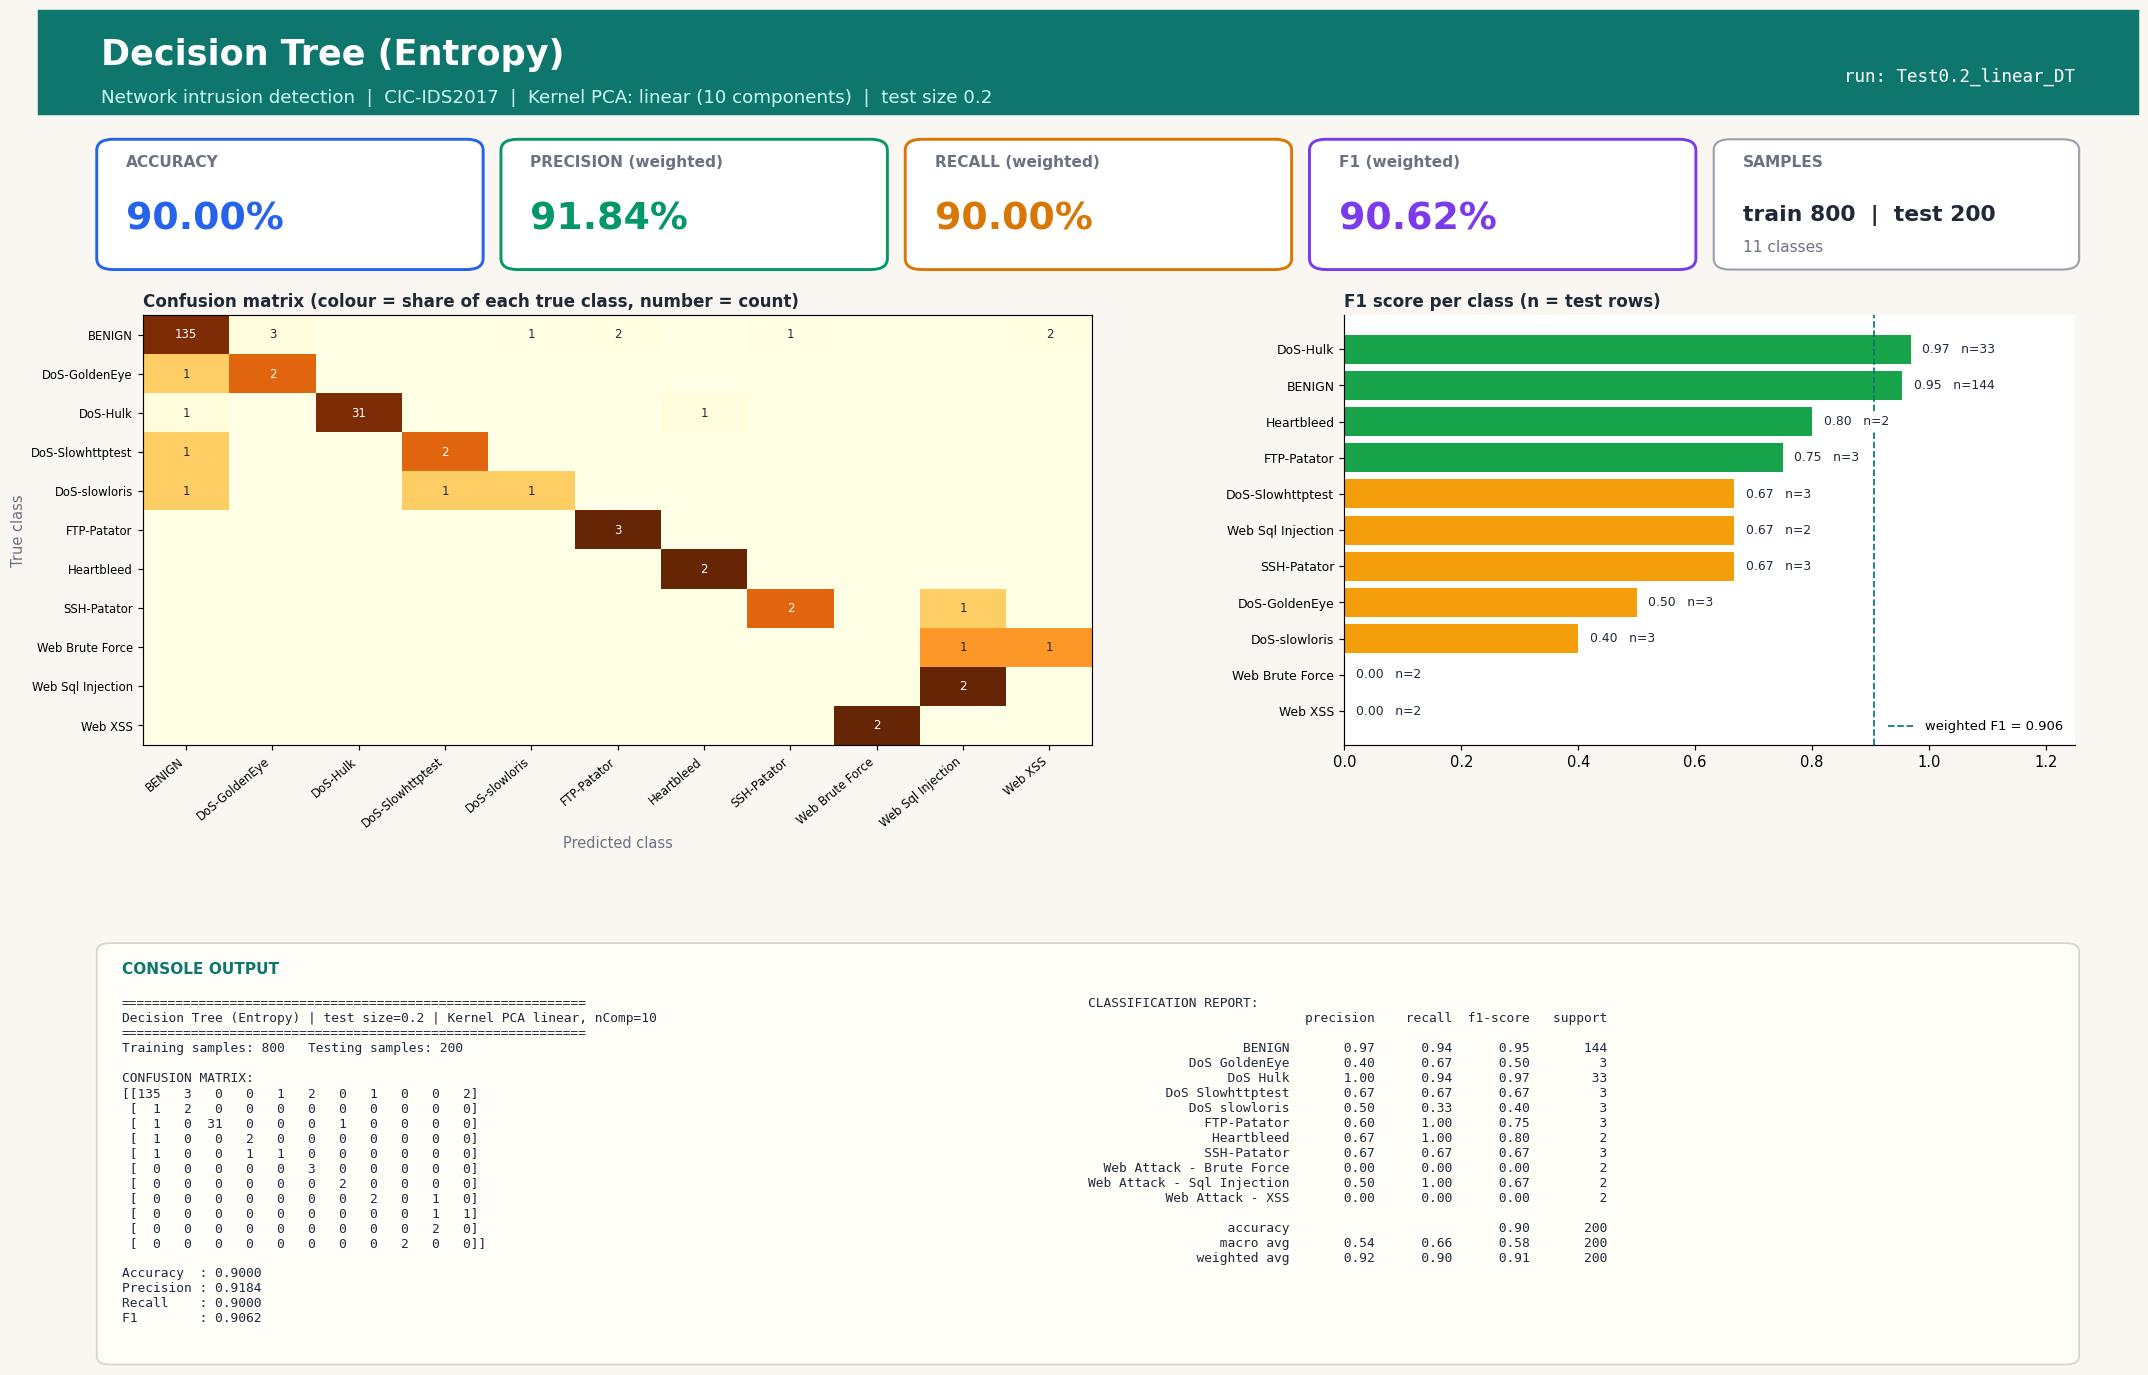

This chart was generated by the following Python code:
#!/usr/bin/env python3
"""Decision Tree (Entropy) | Test size 0.2 | Kernel PCA kernel=linear, n_components=10
CIC-IDS2017 (Tue+Wed+Thu-morning) 1000-row stratified sample.
Run in any IDE (Spyder / VS Code / PyCharm / Jupyter): open the file and press Run, no arguments needed.
Saves next to this file: 'Test0.2_linear_DT.jpg' - one image with the console output (confusion matrix, metrics, classification report) plus charts."""
import json, os
import numpy as np
import matplotlib.pyplot as plt
from sklearn.decomposition import KernelPCA
from sklearn.tree import DecisionTreeClassifier
from sklearn.metrics import (accuracy_score, classification_report, confusion_matrix,
                             f1_score, precision_score, recall_score)
from sklearn.model_selection import train_test_split
from sklearn.preprocessing import StandardScaler

TEST_SIZE, KERNEL, N_COMP, ALG, ALG_NAME = 0.2, "linear", 10, "DT", "Decision Tree (Entropy)"
try:
    HERE = os.path.dirname(os.path.abspath(__file__))
except NameError:                      # Jupyter / interactive console
    HERE = os.getcwd()
def _find_root():                      # folder that contains data/sample.npz (works from any working directory)
    for p in (HERE, os.path.join(HERE, ".."), os.path.join(HERE, "..", ".."), os.getcwd()):
        if os.path.exists(os.path.join(p, "data", "sample.npz")):
            return os.path.abspath(p)
    raise FileNotFoundError("data/sample.npz not found - run prepare_data.py or keep the repo folder structure")
ROOT = _find_root()
tag = f"Test{TEST_SIZE}_{KERNEL}_{ALG}"

# 1. LOAD cached, cleaned sample (see prepare_data.py)
d = np.load(os.path.join(ROOT, "data", "sample.npz"), allow_pickle=True)
X, y, class_names = d["X"], d["y"], [str(c).replace("�", "-") for c in d["classes"]]

# 2. SPLIT
X_train, X_test, y_train, y_test = train_test_split(
    X, y, test_size=TEST_SIZE, random_state=42, stratify=y)

# 3. SCALE (fit on train only)
scaler = StandardScaler()
X_train = scaler.fit_transform(X_train); X_test = scaler.transform(X_test)

# 4. DIMENSIONALITY REDUCTION: Kernel PCA (fit on train only; gamma = sklearn default 1/n_features)
kpca = KernelPCA(n_components=N_COMP, kernel=KERNEL, random_state=0)
X_train = kpca.fit_transform(X_train); X_test = kpca.transform(X_test)

# 5. CLASSIFIER
classifier = DecisionTreeClassifier(criterion="entropy", random_state=0)
classifier.fit(X_train, y_train)
y_pred = classifier.predict(X_test)

# 6. METRICS
labels = np.arange(len(class_names))
cm = confusion_matrix(y_test, y_pred, labels=labels)
res = dict(test_size=TEST_SIZE, kernel=KERNEL, n_components=N_COMP, algorithm=ALG, model=ALG_NAME,
           n_train=int(len(y_train)), n_test=int(len(y_test)),
           accuracy=accuracy_score(y_test, y_pred),
           precision=precision_score(y_test, y_pred, average="weighted", zero_division=0),
           recall=recall_score(y_test, y_pred, average="weighted", zero_division=0),
           f1=f1_score(y_test, y_pred, average="weighted", zero_division=0))
report = classification_report(y_test, y_pred, labels=labels, target_names=class_names, zero_division=0)
lines = ["=" * 60, f"{ALG_NAME} | test size={TEST_SIZE} | Kernel PCA {KERNEL}, nComp={N_COMP}", "=" * 60,
         f"Training samples: {len(y_train)}   Testing samples: {len(y_test)}", "", "CONFUSION MATRIX:", np.array2string(cm), ""]
for k in ("accuracy", "precision", "recall", "f1"): lines.append(f"{k.capitalize():10s}: {res[k]:.4f}")
lines += ["", "CLASSIFICATION REPORT:", report]
console_output = "\n".join(lines); print(console_output)

# 7. VISUAL OUTPUT: ONE report-style image (banner, KPI cards, charts, console output) - real results only
from matplotlib.patches import FancyBboxPatch, Rectangle
short = [c.replace("Web Attack - ", "Web ").replace("DoS ", "DoS-") for c in class_names]
rep = classification_report(y_test, y_pred, labels=labels, target_names=class_names, zero_division=0, output_dict=True)
cmn = cm / np.maximum(cm.sum(axis=1, keepdims=True), 1)          # row-normalised = per-class recall
INK, MUTED, BG, ACC = "#1f2937", "#6b7280", "#faf7f2", "#0f766e"
fig = plt.figure(figsize=(20, 13.2), dpi=105, facecolor=BG)
fig.add_artist(Rectangle((0, 0.925), 1, 0.075, transform=fig.transFigure, color=ACC, zorder=0))
fig.text(0.03, 0.968, f"{ALG_NAME}", fontsize=24, fontweight="bold", color="white", va="center")
fig.text(0.03, 0.937, f"Network intrusion detection  |  CIC-IDS2017  |  Kernel PCA: {KERNEL} ({N_COMP} components)  |  test size {TEST_SIZE}",
         fontsize=12.5, color="#ccfbf1", va="center")
fig.text(0.97, 0.952, f"run: {tag}", fontsize=12, color="white", ha="right", va="center", family="monospace")

# KPI cards
cards = [("ACCURACY", res["accuracy"], "#2563eb"), ("PRECISION (weighted)", res["precision"], "#059669"),
         ("RECALL (weighted)", res["recall"], "#d97706"), ("F1 (weighted)", res["f1"], "#7c3aed")]
for i, (lab, v, col) in enumerate(cards):
    x0 = 0.03 + i * 0.1925
    fig.add_artist(FancyBboxPatch((x0, 0.815), 0.18, 0.09, boxstyle="round,pad=0.002,rounding_size=0.008", transform=fig.transFigure,
                                  facecolor="white", edgecolor=col, linewidth=2))
    fig.text(x0 + 0.012, 0.887, lab, fontsize=10.5, color=MUTED, fontweight="bold")
    fig.text(x0 + 0.012, 0.842, f"{v * 100:.2f}%", fontsize=26, color=col, fontweight="bold")
fig.add_artist(FancyBboxPatch((0.80, 0.815), 0.17, 0.09, boxstyle="round,pad=0.002,rounding_size=0.008", transform=fig.transFigure,
                              facecolor="white", edgecolor="#9ca3af", linewidth=1.5))
fig.text(0.812, 0.887, "SAMPLES", fontsize=10.5, color=MUTED, fontweight="bold")
fig.text(0.812, 0.848, f"train {res['n_train']}  |  test {res['n_test']}", fontsize=15, color=INK, fontweight="bold")
fig.text(0.812, 0.826, f"{len(class_names)} classes", fontsize=10.5, color=MUTED)

gs = fig.add_gridspec(1, 2, left=0.05, right=0.97, top=0.78, bottom=0.47, wspace=0.30, width_ratios=[1.3, 1])
ax1 = fig.add_subplot(gs[0, 0]); ax2 = fig.add_subplot(gs[0, 1])
for ax in (ax1, ax2): ax.set_facecolor("white")
im = ax1.imshow(cmn, cmap="YlOrBr", vmin=0, vmax=1, aspect="auto")
ax1.set_xticks(labels); ax1.set_yticks(labels); ax1.set_xticklabels(short, rotation=40, ha="right", fontsize=8); ax1.set_yticklabels(short, fontsize=8)
ax1.set_title("Confusion matrix (colour = share of each true class, number = count)", loc="left", fontsize=11.5, color=INK, fontweight="bold")
ax1.set_xlabel("Predicted class", color=MUTED); ax1.set_ylabel("True class", color=MUTED)
for a_ in labels:
    for b_ in labels:
        if cm[a_, b_]: ax1.text(b_, a_, cm[a_, b_], ha="center", va="center", fontsize=8, color="white" if cmn[a_, b_] > 0.6 else INK)
f1s = [rep[c]["f1-score"] for c in class_names]; sup = [int(rep[c]["support"]) for c in class_names]
order = np.argsort(f1s)
cols = ["#dc2626" if f1s[i] < 0.34 else "#f59e0b" if f1s[i] < 0.67 else "#16a34a" for i in order]
ax2.barh(range(len(order)), [f1s[i] for i in order], color=cols)
ax2.set_yticks(range(len(order))); ax2.set_yticklabels([short[i] for i in order], fontsize=8.5); ax2.set_xlim(0, 1.25)
ax2.set_title("F1 score per class (n = test rows)", loc="left", fontsize=11.5, color=INK, fontweight="bold")
for k, i in enumerate(order): ax2.text(f1s[i] + 0.02, k, f"{f1s[i]:.2f}   n={sup[i]}", va="center", fontsize=8.5, color=INK, zorder=5, bbox=dict(facecolor="white", edgecolor="none", pad=1))
for sp in ("top", "right"): ax2.spines[sp].set_visible(False)
ax2.axvline(res["f1"], color=ACC, ls="--", lw=1.2, label=f"weighted F1 = {res['f1']:.3f}"); ax2.legend(loc="lower right", fontsize=9, frameon=False)

# console output panel (same text that is printed to the console)
fig.add_artist(FancyBboxPatch((0.03, 0.025), 0.94, 0.30, boxstyle="round,pad=0.002,rounding_size=0.006", transform=fig.transFigure,
                              facecolor="#fffdf8", edgecolor="#d6d3d1", linewidth=1.2))
fig.text(0.04, 0.305, "CONSOLE OUTPUT", fontsize=10.5, color=ACC, fontweight="bold")
split_at = lines.index("CLASSIFICATION REPORT:")
fig.text(0.04, 0.288, "\n".join(lines[:split_at]), family="monospace", fontsize=8.8, color=INK, va="top")
fig.text(0.50, 0.288, "\n".join(lines[split_at:]), family="monospace", fontsize=8.8, color=INK, va="top")
plt.savefig(os.path.join(HERE, tag + ".jpg"), format="jpg", bbox_inches="tight", facecolor=BG)
if os.environ.get("ACN_NO_SHOW") != "1": plt.show()   # IDEs display the image; run_all.py disables this
plt.close()

os.makedirs(os.path.join(ROOT, "results", "json"), exist_ok=True)
with open(os.path.join(ROOT, "results", "json", tag + ".json"), "w") as f: json.dump(res, f)
